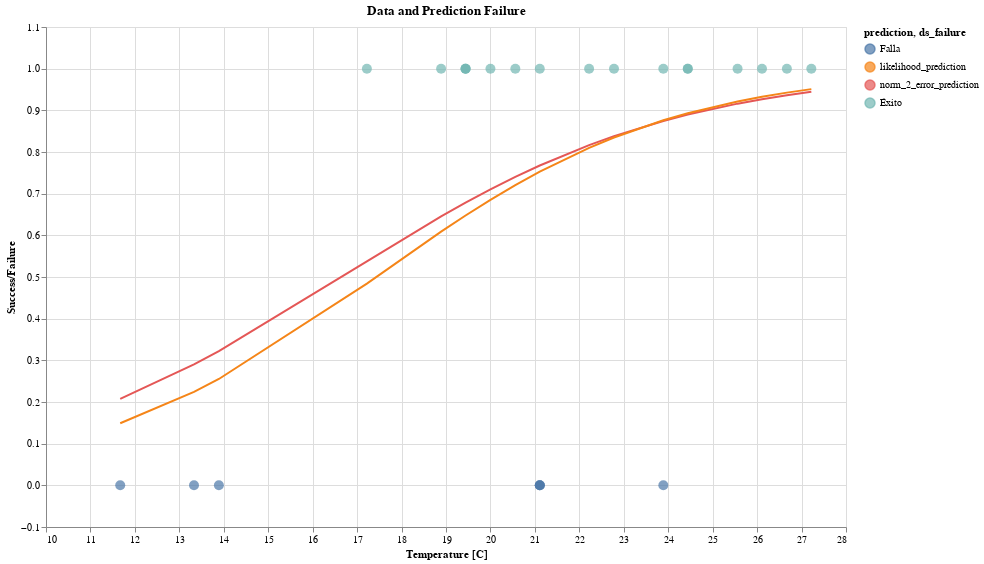

The notebook cell saved with this chart:
### Code cell
prediction_chart = alt.Chart(predict_df).mark_line().encode(
    x=alt.X("temp_c:Q", scale=alt.Scale(zero=False), title="Temperature [C]"),
    y=alt.Y("value:Q", scale=alt.Scale(padding=0.5)),
    color="prediction:N"
)
(prediction_chart + failure_chart).properties(title="Data and Prediction Failure")

### Figure 1 — Vega-Lite specification as saved in the notebook (floating-point values rounded to 4 significant figures)
{"$schema": "https://vega.github.io/schema/vega-lite/v2.6.0.json", "config": {"view": {"height": 300, "width": 400}}, "datasets": {"data-726a0a84a3aa57462e455441d7f71c23": [{"prediction": "norm_2_error_prediction", "temp_c": 11.67, "value": 0.2076}, {"prediction": "norm_2_error_prediction", "temp_c": 13.33, "value": 0.2904}, {"prediction": "norm_2_error_prediction", "temp_c": 13.89, "value": 0.3223}, {"prediction": "norm_2_error_prediction", "temp_c": 17.22, "value": 0.5376}, {"prediction": "norm_2_error_prediction", "temp_c": 18.89, "value": 0.6455}, {"prediction": "norm_2_error_prediction", "temp_c": 19.44, "value": 0.6785}, {"prediction": "norm_2_error_prediction", "temp_c": 19.44, "value": 0.6785}, {"prediction": "norm_2_error_prediction", "temp_c": 19.44, "value": 0.6785}, {"prediction": "norm_2_error_prediction", "temp_c": 20, "value": 0.7104}, {"prediction": "norm_2_error_prediction", "temp_c": 20.56, "value": 0.7403}, {"prediction": "norm_2_error_prediction", "temp_c": 21.11, "value": 0.7677}, {"prediction": "norm_2_error_prediction", "temp_c": 21.11, "value": 0.7677}, {"prediction": "norm_2_error_prediction", "temp_c": 21.11, "value": 0.7677}, {"prediction": "norm_2_error_prediction", "temp_c": 21.11, "value": 0.7677}, {"prediction": "norm_2_error_prediction", "temp_c": 22.22, "value": 0.8166}, {"prediction": "norm_2_error_prediction", "temp_c": 22.78, "value": 0.838}, {"prediction": "norm_2_error_prediction", "temp_c": 23.89, "value": 0.8745}, {"prediction": "norm_2_error_prediction", "temp_c": 23.89, "value": 0.8745}, {"prediction": "norm_2_error_prediction", "temp_c": 24.44, "value": 0.8899}, {"prediction": "norm_2_error_prediction", "temp_c": 24.44, "value": 0.8899}, {"prediction": "norm_2_error_prediction", "temp_c": 25.56, "value": 0.9161}, {"prediction": "norm_2_error_prediction", "temp_c": 26.11, "value": 0.9267}, {"prediction": "norm_2_error_prediction", "temp_c": 26.67, "value": 0.9363}, {"prediction": "norm_2_error_prediction", "temp_c": 27.22, "value": 0.9446}, {"prediction": "likelihood_prediction", "temp_c": 11.67, "value": 0.149}, {"prediction": "likelihood_prediction", "temp_c": 13.33, "value": 0.2244}, {"prediction": "likelihood_prediction", "temp_c": 13.89, "value": 0.2553}, {"prediction": "likelihood_prediction", "temp_c": 17.22, "value": 0.4843}, {"prediction": "likelihood_prediction", "temp_c": 18.89, "value": 0.6088}, {"prediction": "likelihood_prediction", "temp_c": 19.44, "value": 0.6477}, {"prediction": "likelihood_prediction", "temp_c": 19.44, "value": 0.6477}, {"prediction": "likelihood_prediction", "temp_c": 19.44, "value": 0.6477}, {"prediction": "likelihood_prediction", "temp_c": 20, "value": 0.6853}, {"prediction": "likelihood_prediction", "temp_c": 20.56, "value": 0.7207}, {"prediction": "likelihood_prediction", "temp_c": 21.11, "value": 0.7529}, {"prediction": "likelihood_prediction", "temp_c": 21.11, "value": 0.7529}, {"prediction": "likelihood_prediction", "temp_c": 21.11, "value": 0.7529}, {"prediction": "likelihood_prediction", "temp_c": 21.11, "value": 0.7529}, {"prediction": "likelihood_prediction", "temp_c": 22.22, "value": 0.81}, {"prediction": "likelihood_prediction", "temp_c": 22.78, "value": 0.8347}, {"prediction": "likelihood_prediction", "temp_c": 23.89, "value": 0.876}, {"prediction": "likelihood_prediction", "temp_c": 23.89, "value": 0.876}, {"prediction": "likelihood_prediction", "temp_c": 24.44, "value": 0.893}, {"prediction": "likelihood_prediction", "temp_c": 24.44, "value": 0.893}, {"prediction": "likelihood_prediction", "temp_c": 25.56, "value": 0.9214}, {"prediction": "likelihood_prediction", "temp_c": 26.11, "value": 0.9326}, {"prediction": "likelihood_prediction", "temp_c": 26.67, "value": 0.9425}, {"prediction": "likelihood_prediction", "temp_c": 27.22, "value": 0.9509}], "data-b94e39780e6758f116d868e224411c05": [{"ds_failure": "Falla", "is_failure": 0, "nm_bad_rings": 3, "temp_c": 11.67, "temp_f": 53}, {"ds_failure": "Falla", "is_failure": 0, "nm_bad_rings": 1, "temp_c": 13.33, "temp_f": 56}, {"ds_failure": "Falla", "is_failure": 0, "nm_bad_rings": 1, "temp_c": 13.89, "temp_f": 57}, {"ds_failure": "Éxito", "is_failure": 1, "nm_bad_rings": 0, "temp_c": 17.22, "temp_f": 63}, {"ds_failure": "Éxito", "is_failure": 1, "nm_bad_rings": 0, "temp_c": 18.89, "temp_f": 66}, {"ds_failure": "Éxito", "is_failure": 1, "nm_bad_rings": 0, "temp_c": 19.44, "temp_f": 67}, {"ds_failure": "Éxito", "is_failure": 1, "nm_bad_rings": 0, "temp_c": 19.44, "temp_f": 67}, {"ds_failure": "Éxito", "is_failure": 1, "nm_bad_rings": 0, "temp_c": 19.44, "temp_f": 67}, {"ds_failure": "Éxito", "is_failure": 1, "nm_bad_rings": 0, "temp_c": 20, "temp_f": 68}, {"ds_failure": "Éxito", "is_failure": 1, "nm_bad_rings": 0, "temp_c": 20.56, "temp_f": 69}, {"ds_failure": "Éxito", "is_failure": 1, "nm_bad_rings": 0, "temp_c": 21.11, "temp_f": 70}, {"ds_failure": "Falla", "is_failure": 0, "nm_bad_rings": 1, "temp_c": 21.11, "temp_f": 70}, {"ds_failure": "Falla", "is_failure": 0, "nm_bad_rings": 1, "temp_c": 21.11, "temp_f": 70}, {"ds_failure": "Falla", "is_failure": 0, "nm_bad_rings": 1, "temp_c": 21.11, "temp_f": 70}, {"ds_failure": "Éxito", "is_failure": 1, "nm_bad_rings": 0, "temp_c": 22.22, "temp_f": 72}, {"ds_failure": "Éxito", "is_failure": 1, "nm_bad_rings": 0, "temp_c": 22.78, "temp_f": 73}, {"ds_failure": "Éxito", "is_failure": 1, "nm_bad_rings": 0, "temp_c": 23.89, "temp_f": 75}, {"ds_failure": "Falla", "is_failure": 0, "nm_bad_rings": 2, "temp_c": 23.89, "temp_f": 75}, {"ds_failure": "Éxito", "is_failure": 1, "nm_bad_rings": 0, "temp_c": 24.44, "temp_f": 76}, {"ds_failure": "Éxito", "is_failure": 1, "nm_bad_rings": 0, "temp_c": 24.44, "temp_f": 76}, {"ds_failure": "Éxito", "is_failure": 1, "nm_bad_rings": 0, "temp_c": 25.56, "temp_f": 78}, {"ds_failure": "Éxito", "is_failure": 1, "nm_bad_rings": 0, "temp_c": 26.11, "temp_f": 79}, {"ds_failure": "Éxito", "is_failure": 1, "nm_bad_rings": 0, "temp_c": 26.67, "temp_f": 80}, {"ds_failure": "Éxito", "is_failure": 1, "nm_bad_rings": 0, "temp_c": 27.22, "temp_f": 81}]}, "layer": [{"data": {"name": "data-726a0a84a3aa57462e455441d7f71c23"}, "encoding": {"color": {"field": "prediction", "type": "nominal"}, "x": {"field": "temp_c", "scale": {"zero": false}, "title": "Temperature [C]", "type": "quantitative"}, "y": {"field": "value", "scale": {"padding": 0.5}, "type": "quantitative"}}, "mark": "line"}, {"data": {"name": "data-b94e39780e6758f116d868e224411c05"}, "encoding": {"color": {"field": "ds_failure", "type": "nominal"}, "x": {"field": "temp_c", "scale": {"zero": false}, "title": "Temperature [C]", "type": "quantitative"}, "y": {"field": "is_failure", "scale": {"padding": 0.5}, "title": "Success/Failure", "type": "quantitative"}}, "height": 500, "mark": {"size": 100, "type": "circle"}, "title": "Exito o Falla en lanzamiento de Challenger", "width": 800}], "title": "Data and Prediction Failure"}
